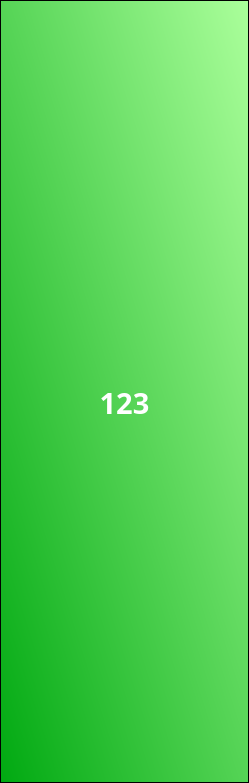
<?xml version="1.0" encoding="UTF-8"?>
<ui version="4.0">
 <class>From</class>
 <widget class="QWidget" name="From">
  <property name="geometry">
   <rect>
    <x>0</x>
    <y>0</y>
    <width>249</width>
    <height>783</height>
   </rect>
  </property>
  <property name="windowTitle">
   <string>Form</string>
  </property>
  <property name="windowOpacity">
   <double>1.000000000000000</double>
  </property>
  <layout class="QHBoxLayout" name="horizontalLayout_2">
   <property name="spacing">
    <number>0</number>
   </property>
   <property name="leftMargin">
    <number>0</number>
   </property>
   <property name="topMargin">
    <number>0</number>
   </property>
   <property name="rightMargin">
    <number>0</number>
   </property>
   <property name="bottomMargin">
    <number>0</number>
   </property>
   <item>
    <widget class="QFrame" name="warn_background">
     <property name="styleSheet">
      <string notr="true">
background-color: qlineargradient(spread:pad, x1:0, y1:1, x2:1, y2:0, stop:0 rgba(0, 169, 17, 255), stop:1 rgba(171, 255, 155, 255))</string>
     </property>
     <property name="frameShape">
      <enum>QFrame::StyledPanel</enum>
     </property>
     <property name="frameShadow">
      <enum>QFrame::Raised</enum>
     </property>
     <layout class="QHBoxLayout" name="horizontalLayout_6">
      <property name="spacing">
       <number>0</number>
      </property>
      <property name="leftMargin">
       <number>0</number>
      </property>
      <property name="topMargin">
       <number>0</number>
      </property>
      <property name="rightMargin">
       <number>0</number>
      </property>
      <property name="bottomMargin">
       <number>0</number>
      </property>
      <item>
       <layout class="QVBoxLayout" name="verticalLayout_2">
        <item>
         <spacer name="verticalSpacer_2">
          <property name="orientation">
           <enum>Qt::Vertical</enum>
          </property>
          <property name="sizeHint" stdset="0">
           <size>
            <width>20</width>
            <height>40</height>
           </size>
          </property>
         </spacer>
        </item>
        <item>
         <layout class="QHBoxLayout" name="horizontalLayout">
          <item>
           <widget class="QLabel" name="label">
            <property name="maximumSize">
             <size>
              <width>51</width>
              <height>51</height>
             </size>
            </property>
            <property name="styleSheet">
             <string notr="true">background: transparent</string>
            </property>
            <property name="text">
             <string/>
            </property>
            <property name="pixmap">
             <pixmap>../png/ring_white.png</pixmap>
            </property>
            <property name="scaledContents">
             <bool>true</bool>
            </property>
           </widget>
          </item>
         </layout>
        </item>
        <item>
         <spacer name="horizontalSpacer">
          <property name="orientation">
           <enum>Qt::Horizontal</enum>
          </property>
          <property name="sizeHint" stdset="0">
           <size>
            <width>40</width>
            <height>8</height>
           </size>
          </property>
         </spacer>
        </item>
        <item>
         <widget class="QLabel" name="warn_label">
          <property name="font">
           <font>
            <family>微软雅黑</family>
            <pointsize>22</pointsize>
            <weight>75</weight>
            <bold>true</bold>
           </font>
          </property>
          <property name="styleSheet">
           <string notr="true">color:rgb(255, 255, 255);
background: transparent</string>
          </property>
          <property name="text">
           <string>123</string>
          </property>
          <property name="textFormat">
           <enum>Qt::MarkdownText</enum>
          </property>
          <property name="alignment">
           <set>Qt::AlignCenter</set>
          </property>
         </widget>
        </item>
        <item>
         <spacer name="verticalSpacer">
          <property name="orientation">
           <enum>Qt::Vertical</enum>
          </property>
          <property name="sizeHint" stdset="0">
           <size>
            <width>20</width>
            <height>40</height>
           </size>
          </property>
         </spacer>
        </item>
       </layout>
      </item>
     </layout>
    </widget>
   </item>
  </layout>
 </widget>
 <resources/>
 <connections/>
</ui>
